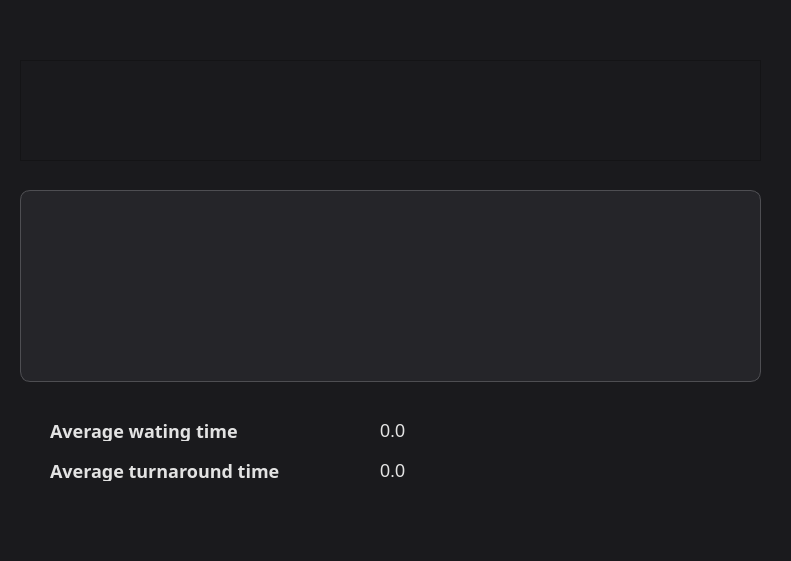
<?xml version="1.0" encoding="UTF-8"?>
<ui version="4.0">
 <class>chart</class>
 <widget class="QWidget" name="chart">
  <property name="geometry">
   <rect>
    <x>0</x>
    <y>0</y>
    <width>791</width>
    <height>561</height>
   </rect>
  </property>
  <property name="cursor">
   <cursorShape>ArrowCursor</cursorShape>
  </property>
  <property name="tabletTracking">
   <bool>false</bool>
  </property>
  <property name="windowTitle">
   <string>Form</string>
  </property>
  <property name="styleSheet">
   <string notr="true">/* Main Background - Dark and comfortable for eyes */

QWidget {

    background-color: #1A1A1D; /* Deep Charcoal-Plum */

    color: #E3E3E3; /* Off-white text for less glare */

    /* &quot;Quicksand&quot; is a beautiful, rounded, unique font */

    font-family: &quot;Quicksand&quot;, &quot;Segoe UI&quot;, sans-serif;

    font-size: 18px;

}
 
/* Elegant Tables with Dark Theme */

QTableWidget {

    background-color: #252529;

    gridline-color: #3B3B3F;

    border: 1px solid #4E4E52;

    border-radius: 10px;

    selection-background-color: #F48FB1; /* Soft Light Pink selection */

    selection-color: #1A1A1D;

}
 
QHeaderView::section {

    background-color: #2D2D32;

    color: #F48FB1; /* Light Pink for professional contrast */

    padding: 8px;

    border: none;

    font-weight: bold;

    text-transform: uppercase; /* Makes the font look more unique/design-heavy */

}
 
/* Light Pink Professional Buttons */

QPushButton {

    background-color: #F8BBD0; /* Soft Peach-Pink (Lighter than before) */

    color: #36454F; /* Deep purple text for high readability */

    border-radius: 8px;

    padding: 10px;

    font-weight: 700;

    letter-spacing: 1px; /* Gives the font a &quot;designer&quot; feel */

}
 
QPushButton:hover {

    background-color: #FCE4EC; /* Even lighter on hover */

    border: 1px solid #F48FB1;

}
 
/* Input Fields - Dark but clear */

QLineEdit, QComboBox {

    border: 2px solid #3B3B3F;

    border-radius: 6px;

    padding: 5px;

    background: #121214;

    color: #F8BBD0;

}
 
QComboBox::drop-down {

    border: none;

}
 </string>
  </property>
  <widget class="QLabel" name="label_4">
   <property name="geometry">
    <rect>
     <x>50</x>
     <y>420</y>
     <width>191</width>
     <height>21</height>
    </rect>
   </property>
   <property name="font">
    <font>
     <family>Quicksand</family>
     <pointsize>-1</pointsize>
     <bold>true</bold>
    </font>
   </property>
   <property name="text">
    <string>Average wating time </string>
   </property>
  </widget>
  <widget class="QLabel" name="label_5">
   <property name="geometry">
    <rect>
     <x>50</x>
     <y>460</y>
     <width>231</width>
     <height>21</height>
    </rect>
   </property>
   <property name="font">
    <font>
     <family>Quicksand</family>
     <pointsize>-1</pointsize>
     <bold>true</bold>
    </font>
   </property>
   <property name="text">
    <string>Average turnaround time </string>
   </property>
  </widget>
  <widget class="QLabel" name="avgWaitOutput">
   <property name="geometry">
    <rect>
     <x>380</x>
     <y>420</y>
     <width>63</width>
     <height>20</height>
    </rect>
   </property>
   <property name="text">
    <string>0.0</string>
   </property>
  </widget>
  <widget class="QLabel" name="avgTurnaroundOutput">
   <property name="geometry">
    <rect>
     <x>380</x>
     <y>460</y>
     <width>63</width>
     <height>20</height>
    </rect>
   </property>
   <property name="text">
    <string>0.0</string>
   </property>
  </widget>
  <widget class="QTableWidget" name="tableWidget">
   <property name="geometry">
    <rect>
     <x>20</x>
     <y>190</y>
     <width>741</width>
     <height>192</height>
    </rect>
   </property>
  </widget>
  <widget class="QGraphicsView" name="graphicsView">
   <property name="geometry">
    <rect>
     <x>20</x>
     <y>60</y>
     <width>741</width>
     <height>101</height>
    </rect>
   </property>
  </widget>
 </widget>
 <resources/>
 <connections/>
</ui>
